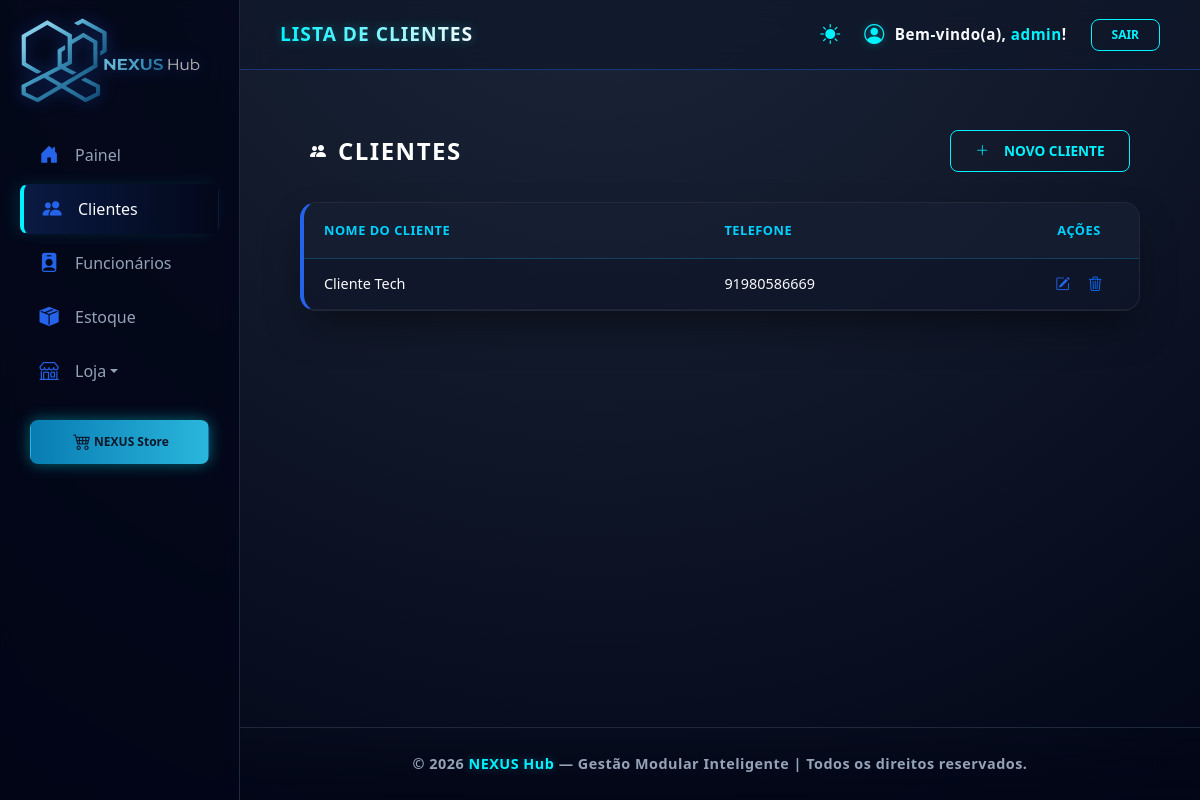
/nexushub/dashboard/clientes/ (signed in), run on an earlier commit of the app's database.
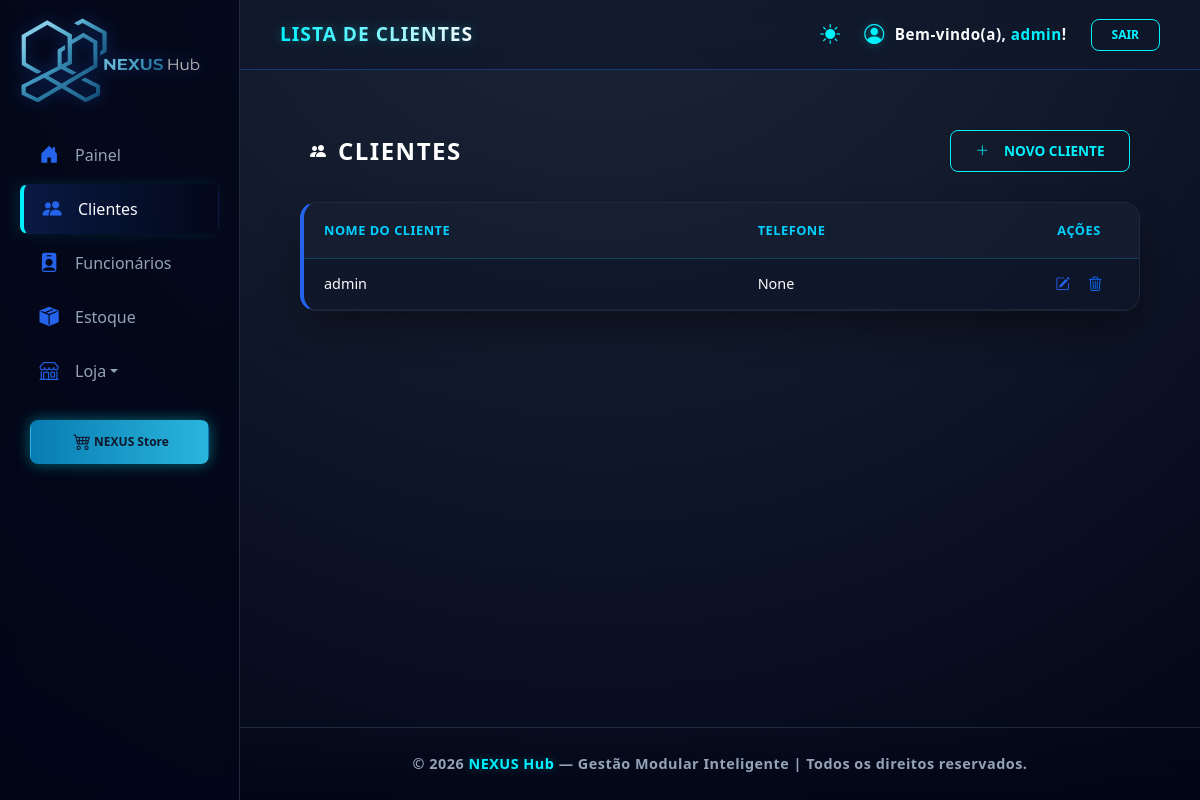
And on a later commit of the database.
### dashboard/models.py (models this page shows)
class Cliente(models.Model):
    usuario = models.ForeignKey(
        User,
        on_delete=models.CASCADE,
        related_name='clientes'
    )
    nome = models.CharField(
        max_length=150,
        verbose_name="Nome Completo"
    )
    telefone = models.CharField(
        max_length=20,
        blank=True,
        null=True,
        verbose_name="Telefone / WhatsApp"
    )
    email = models.EmailField(
        max_length=255,
        blank=True,
        null=True,
        verbose_name="E-mail"
    )
    endereco = models.TextField(
        blank=True,
        null=True,
        verbose_name="Endereço / Complemento"
    )
    data_cadastro = models.DateTimeField(
        auto_now_add=True,
        verbose_name="Data de Cadastro"
    )
    class Meta:
        verbose_name = "Cliente"
        verbose_name_plural = "Clientes"
        ordering = ['-data_cadastro'] # Mais recentes primeiro

### dashboard/decorators.py (the view, shortened to what this page needs)
    @login_required(login_url='login_view')
    def _wrapped_view(request, *args, **kwargs):
        if request.user.is_superuser:
            return view_func(request, *args, **kwargs)

### dashboard/views.py (called while the page is built)
@admin_only_required
def lista_clientes(request):
    clientes = Cliente.objects.all()
    return render(request, 'lista_clientes.html', {
        'clientes': clientes,
        'titulo_aba': 'Lista de Clientes | NEXUS Hub'})

### dashboard/templates/lista_clientes.html (shortened to what this page needs)
{% extends 'base.html' %}
{% load static %}
{% block page_title %}Lista de Clientes{% endblock %}
{% block content %}
<div class="nexus-container">
    <header class="nexus-header">
        <div class="nexus-title-wrapper">
            <div class="nexus-title-icon">
                <i class="bi bi-people-fill"></i>
            </div>
            <h1 class="nexus-title">Clientes</h1>
        </div>
        <a href="{% url 'cadastrar_cliente' %}" class="logout-btn btn-header-nexus">
            <i class="bi bi-plus-lg"></i> NOVO CLIENTE
        </a>
    </header>
    <div class="nexus-table-wrapper">
        <table class="nexus-table">
            <thead>
                <tr>
                    <th>Nome do Cliente</th>
                    <th>Telefone</th>
                    <th style="width: 120px; text-align: center;">Ações</th>
                </tr>
            </thead>
            <tbody>
                {% for cliente in clientes %}
                <tr>
                    <td>{{ cliente.nome }}</td>
                    <td>{{ cliente.telefone }}</td>
                    <td class="actions-cell">
                        <a href="{% url 'editar_cliente' cliente.id %}" class="btn-action-icon btn-edit-icon" title="Editar">
                            <i class="bi bi-pencil-square"></i>
                        </a>
                        <a href="javascript:void(0)"
                            onclick="abrirModalExclusao('{{ cliente.id }}', '{{ cliente.nome }}')"
                            class="btn-action-icon btn-delete-icon" title="Excluir">
                            <i class="bi bi-trash3"></i>
                        </a>
                    </td>
                </tr>
                {% empty %}
                <tr>
                    <td colspan="3" class="empty-row">Nenhum cliente registado na base de dados.</td>
                </tr>
                {% endfor %}
            </tbody>
        </table>
    </div>
</div>
{% endblock %}

What changed in the data, as far as the page shows it:
removed Cliente: nome "Cliente Tech", telefone "91980586669"
added Cliente: nome "admin", telefone "None"
